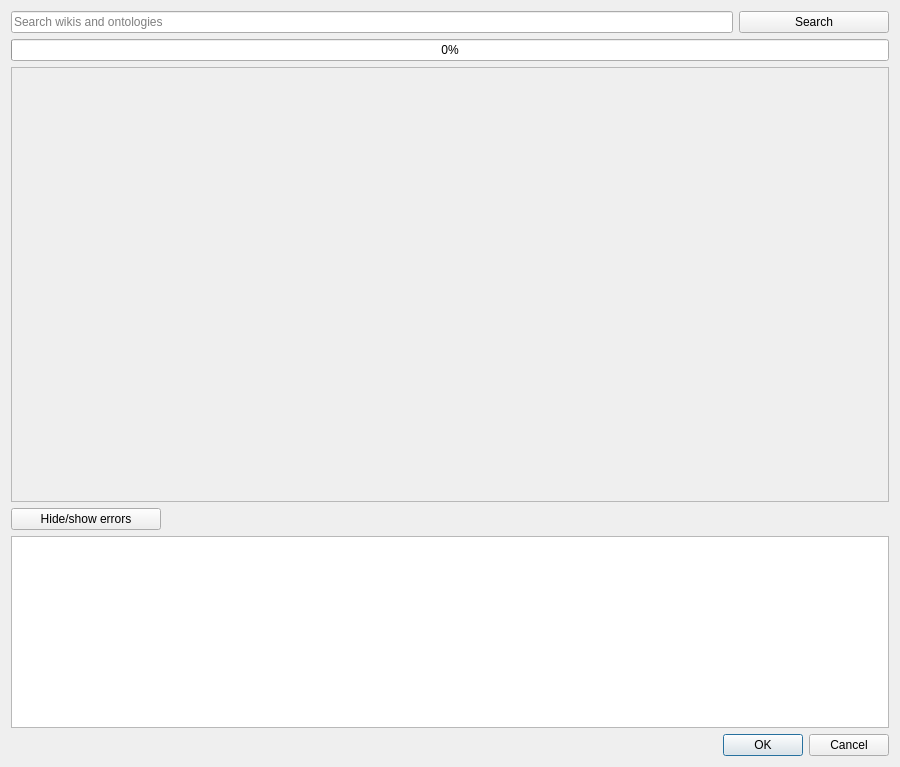
<?xml version="1.0" encoding="UTF-8"?>
<ui version="4.0">
 <class>TerminologyLookupDialogBase</class>
 <widget class="QDialog" name="TerminologyLookupDialogBase">
  <property name="geometry">
   <rect>
    <x>0</x>
    <y>0</y>
    <width>900</width>
    <height>767</height>
   </rect>
  </property>
  <property name="windowTitle">
   <string>Terminology lookup</string>
  </property>
  <layout class="QGridLayout" name="gridLayout">
   <item row="2" column="0">
    <widget class="QDialogButtonBox" name="buttonBox">
     <property name="orientation">
      <enum>Qt::Horizontal</enum>
     </property>
     <property name="standardButtons">
      <set>QDialogButtonBox::Cancel|QDialogButtonBox::Ok</set>
     </property>
    </widget>
   </item>
   <item row="0" column="0">
    <layout class="QVBoxLayout" name="mainVerticalLayout" stretch="0,0,0,0">
     <item>
      <layout class="QHBoxLayout" name="searchBarHorizontalLayout">
       <item>
        <widget class="QLineEdit" name="terminologyLineEdit">
         <property name="placeholderText">
          <string>Search wikis and ontologies</string>
         </property>
         <property name="clearButtonEnabled">
          <bool>true</bool>
         </property>
        </widget>
       </item>
       <item>
        <widget class="QPushButton" name="terminologySearchPushButton">
         <property name="sizePolicy">
          <sizepolicy hsizetype="Fixed" vsizetype="Fixed">
           <horstretch>0</horstretch>
           <verstretch>0</verstretch>
          </sizepolicy>
         </property>
         <property name="minimumSize">
          <size>
           <width>150</width>
           <height>0</height>
          </size>
         </property>
         <property name="text">
          <string>Search</string>
         </property>
        </widget>
       </item>
      </layout>
     </item>
     <item>
      <widget class="QProgressBar" name="searchProgressBar">
       <property name="value">
        <number>0</number>
       </property>
      </widget>
     </item>
     <item>
      <layout class="QHBoxLayout" name="scrollAreaHorizontalLayout">
       <item>
        <widget class="QScrollArea" name="scrollArea">
         <property name="widgetResizable">
          <bool>true</bool>
         </property>
         <widget class="QWidget" name="scrollAreaWidgetContents">
          <property name="geometry">
           <rect>
            <x>0</x>
            <y>0</y>
            <width>876</width>
            <height>415</height>
           </rect>
          </property>
          <layout class="QGridLayout" name="gridLayout_2">
           <item row="0" column="0">
            <layout class="QVBoxLayout" name="scrollAreaContentsVerticalLayout"/>
           </item>
          </layout>
         </widget>
        </widget>
       </item>
      </layout>
     </item>
     <item>
      <layout class="QVBoxLayout" name="errorConsoleVerticalLayout">
       <item>
        <layout class="QHBoxLayout" name="errorButtonsHorizontalLayout">
         <item>
          <widget class="QPushButton" name="errorConsolePushButton">
           <property name="sizePolicy">
            <sizepolicy hsizetype="Fixed" vsizetype="Fixed">
             <horstretch>0</horstretch>
             <verstretch>0</verstretch>
            </sizepolicy>
           </property>
           <property name="minimumSize">
            <size>
             <width>150</width>
             <height>0</height>
            </size>
           </property>
           <property name="text">
            <string>Hide/show errors</string>
           </property>
          </widget>
         </item>
         <item>
          <spacer name="horizontalSpacer">
           <property name="orientation">
            <enum>Qt::Horizontal</enum>
           </property>
           <property name="sizeHint" stdset="0">
            <size>
             <width>40</width>
             <height>20</height>
            </size>
           </property>
          </spacer>
         </item>
        </layout>
       </item>
       <item>
        <widget class="QTextEdit" name="errorConsoleTextEdit">
         <property name="sizePolicy">
          <sizepolicy hsizetype="Preferred" vsizetype="Fixed">
           <horstretch>0</horstretch>
           <verstretch>0</verstretch>
          </sizepolicy>
         </property>
         <property name="minimumSize">
          <size>
           <width>0</width>
           <height>0</height>
          </size>
         </property>
        </widget>
       </item>
      </layout>
     </item>
    </layout>
   </item>
  </layout>
 </widget>
 <resources/>
 <connections>
  <connection>
   <sender>buttonBox</sender>
   <signal>accepted()</signal>
   <receiver>TerminologyLookupDialogBase</receiver>
   <slot>accept()</slot>
   <hints>
    <hint type="sourcelabel">
     <x>248</x>
     <y>254</y>
    </hint>
    <hint type="destinationlabel">
     <x>157</x>
     <y>274</y>
    </hint>
   </hints>
  </connection>
  <connection>
   <sender>buttonBox</sender>
   <signal>rejected()</signal>
   <receiver>TerminologyLookupDialogBase</receiver>
   <slot>reject()</slot>
   <hints>
    <hint type="sourcelabel">
     <x>316</x>
     <y>260</y>
    </hint>
    <hint type="destinationlabel">
     <x>286</x>
     <y>274</y>
    </hint>
   </hints>
  </connection>
 </connections>
</ui>
